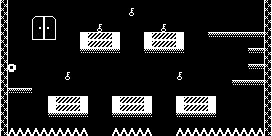

Rendered tile map (Tiled .tmx) drawn with the repository's tilesets; below, a short description and the map source with its tile grids summarised:
An orthogonal 34x17 tile map with 8x8 px tiles, 2 tile layers (Tile Layer 1, background) and 6 objects (4x 4).

<map version="1.0" orientation="orthogonal" renderorder="right-down" width="34" height="17" tilewidth="8" tileheight="8" nextobjectid="12">
 <properties>
  <property name="color1" value="19" />
  <property name="color2" value="18" />
  <property name="emmitercolor" value="78" />
  <property name="enemycolor" value="55" />
  <property name="hudcolor" value="19" />
  <property name="music" value="2" />
  <property name="name" value="Meet new friends" />
  <property name="tilecolor" value="55" />
  <property name="upsidedown" value="0" />
 </properties>
 <tileset firstgid="1" name="tileset" tilewidth="8" tileheight="8">
  <image source="tileset.png" width="160" height="200" />
 </tileset>
 <layer name="Tile Layer 1" width="34" height="17">
  <properties>
   <property name="texture" value="tileset" />
  </properties>
  <data>[578 cells, 168 non-empty, 17 distinct tile ids]</data>
 </layer>
 <objectgroup name="enemy">
  <properties>
   <property name="_type" value="1" />
   <property name="sizex" value="16" />
   <property name="sizey" value="16" />
   <property name="speedx" value="10" />
   <property name="speedy" value="30" />
   <property name="texture" value="enemies_16x16" />
  </properties>
  <object id="1" type="4" x="120" y="22">
   <properties>
    <property name="adelay" value="400" />
    <property name="areverse" value="0" />
    <property name="offset" value="80" />
   </properties>
   <polyline points="-16,0 40,0" />
  </object>
  <object id="7" type="4" x="216" y="96">
   <properties>
    <property name="adelay" value="400" />
    <property name="areverse" value="0" />
    <property name="offset" value="60" />
   </properties>
   <polyline points="0,-20 0,-80" />
  </object>
 </objectgroup>
 <objectgroup name="enemy_stop">
  <properties>
   <property name="_type" value="1" />
   <property name="sizex" value="32" />
   <property name="sizey" value="32" />
   <property name="speedx" value="0" />
   <property name="speedy" value="0" />
   <property name="texture" value="enemies_32x32" />
  </properties>
  <object id="2" type="4" x="100" y="120">
   <properties>
    <property name="adelay" value="180" />
    <property name="areverse" value="1" />
   </properties>
   <polyline points="0,0 0,0" />
  </object>
  <object id="3" type="4" x="164" y="120">
   <properties>
    <property name="adelay" value="100" />
    <property name="areverse" value="1" />
   </properties>
   <polyline points="0,0 0,0" />
  </object>
 </objectgroup>
 <objectgroup name="emmiters">
  <properties>
   <property name="_type" value="2" />
   <property name="delay" value="1200" />
   <property name="offset" value="600" />
   <property name="sizex" value="8" />
   <property name="sizey" value="8" />
   <property name="speed" value="30" />
   <property name="texture" value="enemies_8x8" />
  </properties>
  <object id="4" x="96" y="131">
   <properties>
    <property name="delay" value="2300" />
    <property name="offset" value="900" />
   </properties>
   <polyline points="0,0 0,-80" />
  </object>
  <object id="5" x="160" y="131">
   <properties>
    <property name="offset" value="400" />
   </properties>
   <polyline points="0,0 0,-80" />
  </object>
 </objectgroup>
 <layer name="background" width="34" height="17">
  <properties>
   <property name="texture" value="tileset" />
  </properties>
  <data>[578 cells, 9 non-empty, 9 distinct tile ids]</data>
 </layer>
</map>
